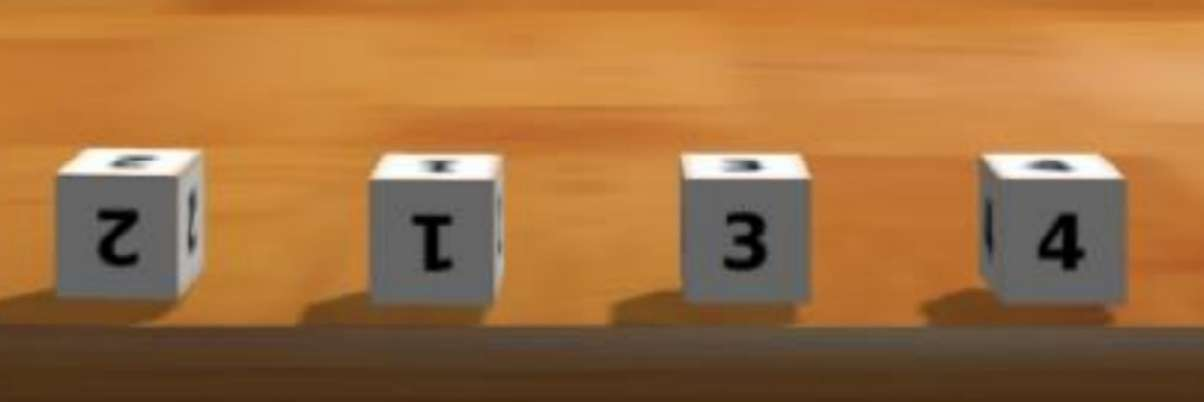
#> input picture py_pfe/cube1.jpg, 1204 x 402 px
$ python test_op_cv.py --image cube1.jpg
#> lines starting #> are read from the running program, lines starting #| are printed output that depends on the picture; after the words box and inside, x2 and y2 are one past the last pixel; in counts of white or black regions, pixels touching at a corner belong together
from __future__ import print_function
import argparse
import cv2

ap=argparse.ArgumentParser()
ap.add_argument("-i","--image",required=True,help="Path to the image")
args = vars(ap.parse_args())

image = cv2.imread(args["image"])
#> image is the input picture: shape (402, 1204, 3); mean B, G, R 63.7, 111.4, 160.4
image = cv2.cvtColor(image , cv2.COLOR_BGR2GRAY)
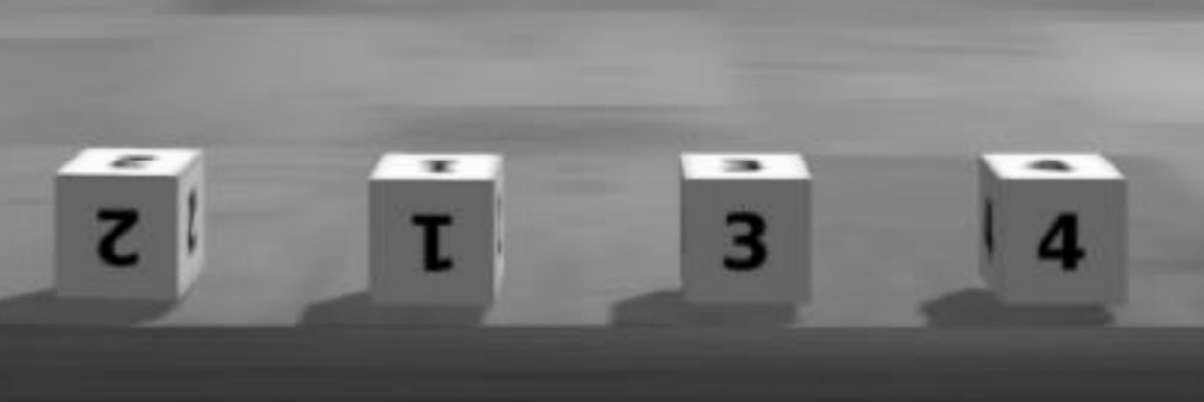
#> image: shape (402, 1204); min 0, max 255, mean 120.6
blurred = cv2.GaussianBlur(image, (5,5) , 0)

cv2.imshow("Image", image)

thresh = cv2.adaptiveThreshold(blurred,255,
cv2.ADAPTIVE_THRESH_MEAN_C, cv2.THRESH_BINARY_INV, 11, 4)
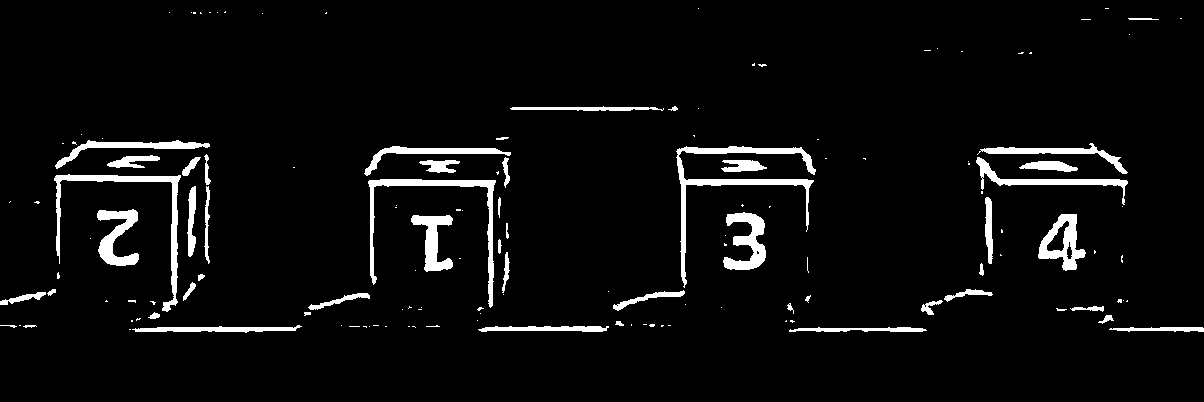
#> thresh: shape (402, 1204); 4.7% white; 144 white regions (92 under 20 px), largest, box (x1, y1, x2, y2) and area: (676, 146, 816, 288) 2438, (54, 174, 181, 312) 1836, (368, 179, 496, 308) 1810
cv2.imshow("thresh_1", thresh)

thresh = cv2.adaptiveThreshold(blurred,255,
cv2.ADAPTIVE_THRESH_GAUSSIAN_C, cv2.THRESH_BINARY_INV, 15, 3)
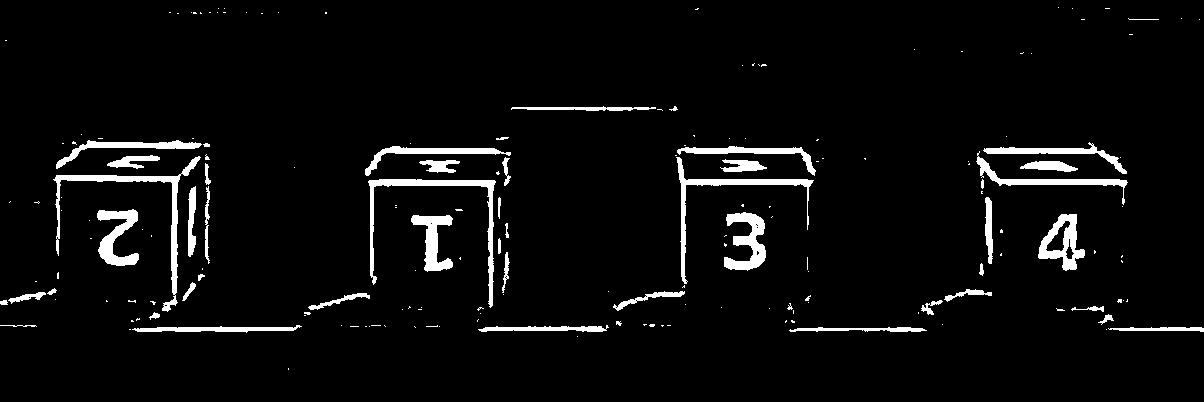
#> thresh: shape (402, 1204); 4.5% white; 184 white regions (133 under 20 px), largest, box (x1, y1, x2, y2) and area: (53, 156, 201, 312) 1864, (368, 179, 496, 308) 1739, (676, 157, 814, 284) 1441
cv2.imshow("thresh_2", thresh)

cv2.waitKey(0)
